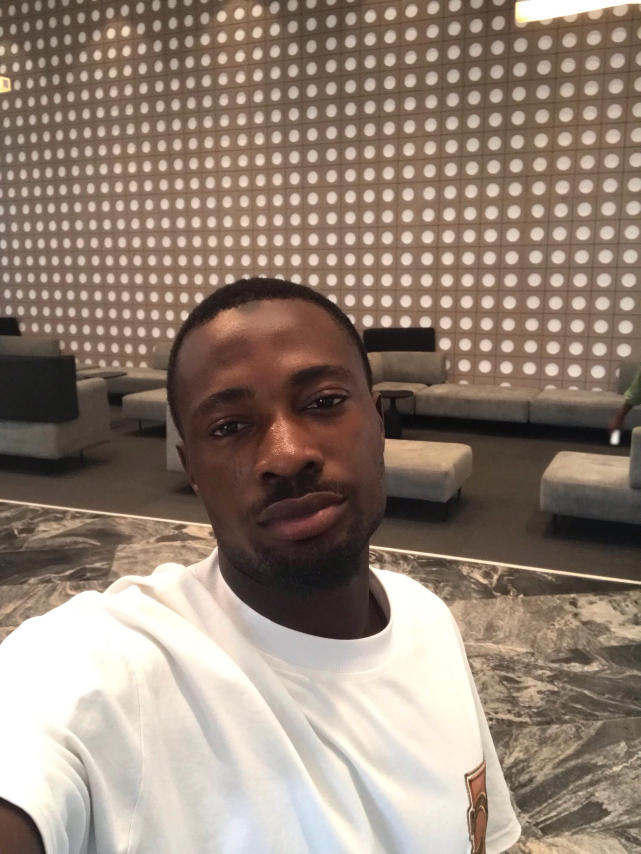
#> input picture src/model/Models/Abdulrasaq_Abdulrasaq.jpg, 1922 x 2560 px (shown at 1/3 size); its folder holds only this picture in this run
$ python -i face_model.py   (imports and definitions only)   (older library calls are emulated)
#> lines starting #> are read from the running program, lines starting #| are printed output that depends on the picture
import cv2
import os
import numpy as np
import json
from pathlib import Path

class FaceRecognitionModel:
    def __init__(self, models_path="Models"):
        self.models_path = Path(models_path)

        # LENIENT THRESHOLDS - Allow team members through
        self.confidence_threshold = 120.0   # Much higher (was 80.0)
        self.min_face_size = 80            # Keep same
        self.max_distance_threshold = 120.0 # Much higher (was 85.0)
        self.min_match_confidence = 0.30    # Much lower - 30% (was 0.60)

        print("Initializing Face Recognition Model...")
        print(f"LENIENT SECURITY MODE:")
        print(f"  Confidence threshold: {self.confidence_threshold}")
        print(f"  Max distance: {self.max_distance_threshold}")
        print(f"  Min confidence required: {self.min_match_confidence}")

        # Face detection and recognition
        self.face_cascade = cv2.CascadeClassifier(cv2.data.haarcascades + 'haarcascade_frontalface_default.xml')
        self.recognizer = cv2.face.LBPHFaceRecognizer_create()

        # Training data
        self.class_names = []
        self.team_data = {}
        self.model_trained = False
        self.training_features = []

        print(f"Models path: {self.models_path}")

        # Enhanced team data with full details
        self.default_team_data = {
            "Mukhtar_Fathiyah": {
                "full_name": "Mukhtar Fathiyah",
                "first_name": "Mukhtar",
                "last_name": "Fathiyah",
                "position": "Co-founder & COO",
                "department": "Operations",
                "employee_id": "FT002",
                "email": "mukhtar.fathiyah@facetrust.ai",
                "phone": "+234-802-555-1234",
                "nin": "98765012345",
                "unique_id_number": "FT-EMP-002",
                "gender": "Female",
                "date_of_birth": "1996-07-12",
                "nationality": "Nigerian",
                "address_city": "Abuja",
                "address_state": "FCT",
                "address_country": "Nigeria",
                "hire_date": "2024-02-15",
                "access_level": "Administrator",
                "social_media": {
                    "linkedin": "linkedin.com/in/mukhtar-fathiyah",
                    "twitter": "@mukhtarfathiyah"
                },
                "verification_history": {
                    "last_verified": "2024-02-20T09:00:00Z",
                    "verification_count": 1,
                    "risk_score": 0
                },
                "bio": "Operations leader focused on reliable, scalable identity verification for African markets."
            },
            "Abdulrasaq_Abdulrasaq": {
                "full_name": "Abdulrasaq Abdulrasaq",
                "first_name": "Abdulrasaq",
                "last_name": "Abdulrasaq",
                "position": "Founder & CEO",
                "department": "Executive",
                "employee_id": "FT001",
                "email": "abdulrasaq@facetrust.ai",
                "phone": "+234-801-234-5678",
                "nin": "12345678901",
                "unique_id_number": "FT-EMP-001",
                "gender": "Male",
                "date_of_birth": "1995-01-01",
                "nationality": "Nigerian",
                "address_city": "Lagos",
                "address_state": "Lagos State",
                "address_country": "Nigeria",
                "hire_date": "2024-01-01",
                "access_level": "Administrator",
                "social_media": {
                    "linkedin": "linkedin.com/in/abdulrasaq-abdulrasaq",
                    "twitter": "@abdulrasaq"
                },
                "verification_history": {
                    "last_verified": "2024-01-20T10:30:00Z",
                    "verification_count": 1,
                    "risk_score": 0
                },
                "bio": "Founder and CEO of FaceTrust AI, passionate about building secure identity verification solutions for Africa."
            }
        }

        # Load and train
        self.load_team_data()
        self.load_and_encode_images()

    def load_team_data(self):
        """Load team member data"""
        team_data_path = self.models_path / "team_data.json"
        if team_data_path.exists():
            with open(team_data_path, 'r') as f:
                loaded_data = json.load(f)
                # Merge with defaults
                self.team_data = {**self.default_team_data, **loaded_data}
        else:
            self.team_data = self.default_team_data.copy()

        print(f"Loaded team data for {len(self.team_data)} members")

    def validate_face_quality(self, face_roi):
        """Validate face image quality"""
        try:
            height, width = face_roi.shape
            if height < self.min_face_size or width < self.min_face_size:
                return False, "Face too small"

            brightness = np.mean(face_roi)
            if brightness < 30 or brightness > 220:
                return False, "Poor lighting"

            laplacian_var = cv2.Laplacian(face_roi, cv2.CV_64F).var()
            if laplacian_var < 50:
                return False, "Image too blurry"

            contrast = face_roi.std()
            if contrast < 15:
                return False, "Low contrast"

            return True, "Good quality"

        except Exception as e:
            return False, f"Quality check failed: {str(e)}"

    def load_and_encode_images(self):
        """Load and train model"""
        try:
            faces = []
            labels = []
            self.class_names = []
            self.training_features = []

            image_files = list(self.models_path.glob("*.jpg")) + \
                         list(self.models_path.glob("*.jpeg")) + \
                         list(self.models_path.glob("*.png"))

            print(f"Found {len(image_files)} image files")

            for idx, image_path in enumerate(image_files):
                name = image_path.stem
                print(f"Processing: {name}")

                image = cv2.imread(str(image_path))
                if image is None:
                    print(f"✗ Could not load: {name}")
                    continue

                gray = cv2.cvtColor(image, cv2.COLOR_BGR2GRAY)

                detected_faces = self.face_cascade.detectMultiScale(
                    gray, scaleFactor=1.1, minNeighbors=5,
                    minSize=(self.min_face_size, self.min_face_size),
                    flags=cv2.CASCADE_SCALE_IMAGE
                )

                if len(detected_faces) == 0:
                    print(f"✗ No face detected in: {name}")
                    continue

                if len(detected_faces) > 1:
                    print(f"⚠ Multiple faces detected in: {name}, using largest")
                    detected_faces = [max(detected_faces, key=lambda f: f[2] * f[3])]

                (x, y, w, h) = detected_faces[0]
                face_roi = gray[y:y+h, x:x+w]

                print(f"Face size: {face_roi.shape}")

                is_good_quality, quality_msg = self.validate_face_quality(face_roi)
                print(f"Quality check: {is_good_quality} - {quality_msg}")

                # Accept for training regardless of quality for now
                face_roi = cv2.resize(face_roi, (200, 200))

                faces.append(face_roi)
                labels.append(idx)
                self.class_names.append(name)
                self.training_features.append(face_roi.copy())

                print(f"✓ Added to training set: {name}")

            print(f"\nTraining Summary:")
            print(f"Valid faces found: {len(faces)}")
            print(f"Class names: {self.class_names}")

            if len(faces) < 1:
                print("ERROR: Need at least 1 valid face image to train")
                self.model_trained = False
                return

            # Train recognizer
            faces = np.array(faces)
            labels = np.array(labels)

            self.recognizer.train(faces, labels)
            self.model_trained = True

            print(f"✓ Model trained successfully for {len(self.class_names)} members: {self.class_names}")
            print("Model initialization complete. Known members:", len(self.class_names))

        except Exception as e:
            print(f"ERROR: Training failed: {str(e)}")
            import traceback
            traceback.print_exc()
            self.model_trained = False

    def recognize_face_from_image(self, image):
        """STRICT face recognition - prevent false positives"""
        try:
            if not self.model_trained:
                return {"success": False, "error": "Model not trained", "faces_found": 0, "results": []}

            gray = cv2.cvtColor(image, cv2.COLOR_BGR2GRAY)

            faces = self.face_cascade.detectMultiScale(
                gray, scaleFactor=1.1, minNeighbors=5,
                minSize=(self.min_face_size, self.min_face_size),
                flags=cv2.CASCADE_SCALE_IMAGE
            )

            if len(faces) == 0:
                return {"success": True, "faces_found": 0, "results": []}

            results = []

            for (x, y, w, h) in faces:
                face_roi = gray[y:y+h, x:x+w]
                face_roi = cv2.resize(face_roi, (200, 200))

                # Get prediction
                label, distance = self.recognizer.predict(face_roi)

                # Calculate confidence score (0-1)
                confidence = max(0, (self.confidence_threshold - distance) / self.confidence_threshold)

                print(f"STRICT SECURITY CHECK:")
                print(f"  Label: {label}")
                print(f"  Distance: {distance:.2f}")
                print(f"  Confidence: {confidence:.3f} ({confidence*100:.1f}%)")
                print(f"  Threshold: {self.confidence_threshold}")
                print(f"  Required confidence: {self.min_match_confidence}")

                # VERY STRICT MATCHING CONDITIONS
                is_valid_match = (
                    distance <= self.confidence_threshold and      # Distance check
                    distance <= self.max_distance_threshold and    # Max distance
                    confidence >= self.min_match_confidence and    # Minimum confidence
                    label < len(self.class_names) and              # Valid label
                    label >= 0                                     # Non-negative
                )

                print(f"  SECURITY DECISION: {'✅ AUTHORIZED' if is_valid_match else '❌ UNAUTHORIZED'}")

                if is_valid_match:
                    name = self.class_names[label]
                    team_data = self.team_data.get(name, {})

                    results.append({
                        "matched": True,
                        "name": name,
                        "confidence": confidence,
                        "distance": distance,
                        "team_data": team_data,
                        "bounding_box": {"x": int(x), "y": int(y), "width": int(w), "height": int(h)},
                        "reason": f"✅ VERIFIED: {name} ({confidence:.1%} confidence)"
                    })
                else:
                    results.append({
                        "matched": False,
                        "name": "Unknown",
                        "confidence": confidence,
                        "distance": distance,
                        "reason": f"❌ ACCESS DENIED - Insufficient security clearance (Score: {confidence:.1%}, Required: {self.min_match_confidence:.1%})",
                        "team_data": {},
                        "bounding_box": {"x": int(x), "y": int(y), "width": int(w), "height": int(h)}
                    })

            return {"success": True, "faces_found": len(faces), "results": results}

        except Exception as e:
            print(f"Recognition error: {str(e)}")
            return {"success": False, "error": str(e), "faces_found": 0, "results": []}

    def update_thresholds(self, confidence_threshold=None, max_distance=None, min_face_size=None):
        """Update recognition thresholds for fine-tuning accuracy"""
        if confidence_threshold is not None:
            self.confidence_threshold = confidence_threshold
        if max_distance is not None:
            self.max_distance_threshold = max_distance
        if min_face_size is not None:
            self.min_face_size = min_face_size

        print(f"Updated thresholds: confidence={self.confidence_threshold}, max_distance={self.max_distance_threshold}, min_face={self.min_face_size}")

>>> import cv2
>>> picture = cv2.imread('Models/Abdulrasaq_Abdulrasaq.jpg')
#> picture is the input picture: shape (2560, 1922, 3); mean B, G, R 117, 130, 146.6
>>> result = FaceRecognitionModel().recognize_face_from_image(picture)
#> (reads src/model/Models/team_data.json from the repository)
#> in load_and_encode_images, `gray = cv2.cvtColor(image, cv2.COLOR_BGR2GRAY)`:
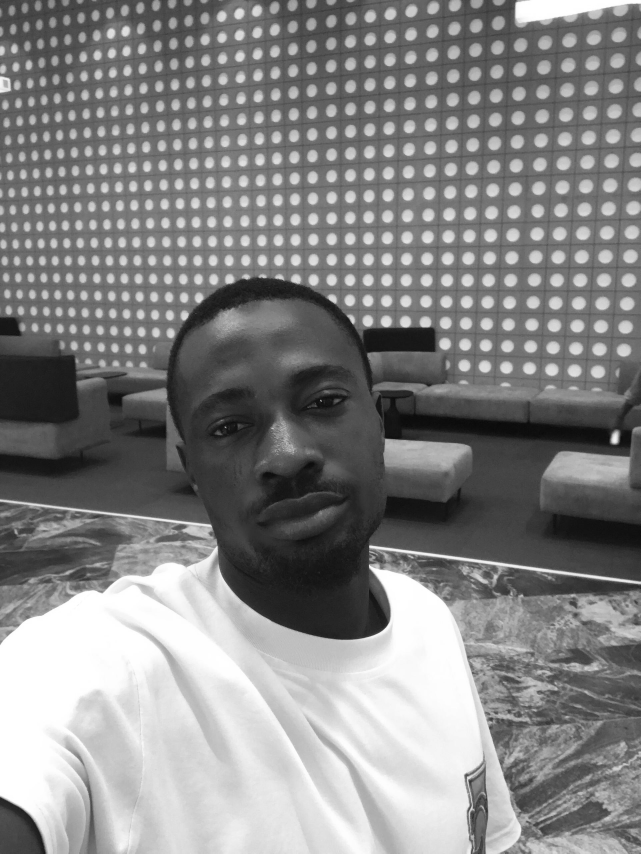
#> gray: shape (2560, 1922) (shown at 1/3 size); min 2, max 255, mean 133.5
#> in load_and_encode_images, `detected_faces = self.face_cascade.detectMultiScale( gray, scaleFactor..`: detected_faces = ()
#> result = {'success': False, 'error': 'Model not trained', 'faces_found': 0, 'results': []}
